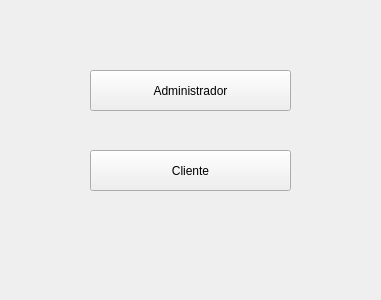
<?xml version="1.0" encoding="UTF-8"?>
<ui version="4.0">
 <class>MWindow</class>
 <widget class="QMainWindow" name="MWindow">
  <property name="geometry">
   <rect>
    <x>0</x>
    <y>0</y>
    <width>381</width>
    <height>300</height>
   </rect>
  </property>
  <property name="windowTitle">
   <string>JC Airlines</string>
  </property>
  <widget class="QWidget" name="centralWidget">
   <widget class="QPushButton" name="pushButton">
    <property name="geometry">
     <rect>
      <x>90</x>
      <y>70</y>
      <width>201</width>
      <height>41</height>
     </rect>
    </property>
    <property name="text">
     <string>Administrador</string>
    </property>
   </widget>
   <widget class="QPushButton" name="pushButton_2">
    <property name="geometry">
     <rect>
      <x>90</x>
      <y>150</y>
      <width>201</width>
      <height>41</height>
     </rect>
    </property>
    <property name="text">
     <string>Cliente</string>
    </property>
   </widget>
  </widget>
 </widget>
 <layoutdefault spacing="6" margin="11"/>
 <resources/>
 <connections/>
</ui>
